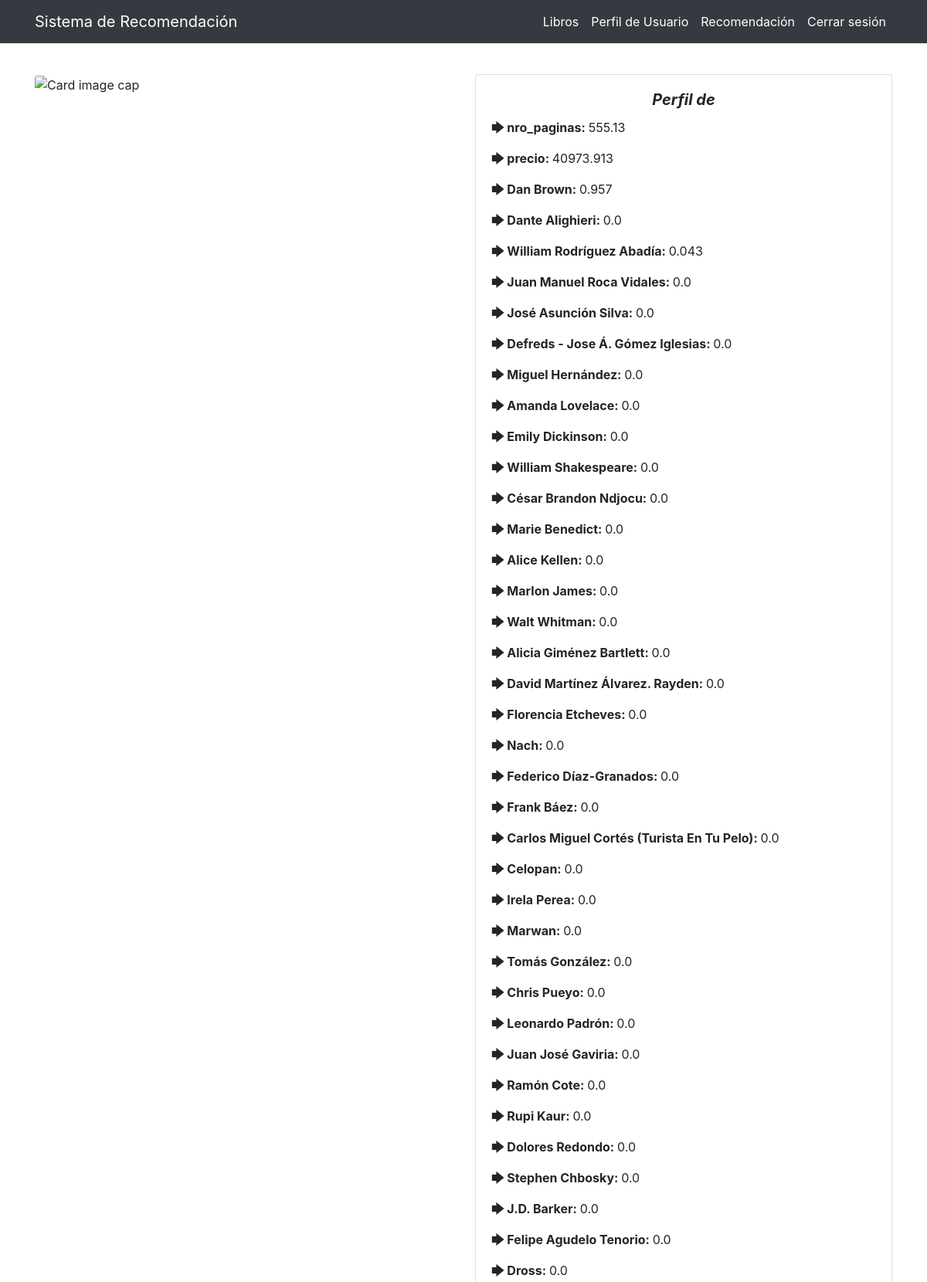
Page /libros/perfil-usuario/ (signed in, upper part) on the committed database.
### libros/models.py (models this page shows, shortened)
class Libro(models.Model):
    nombre = models.CharField(max_length=80)
    autor = models.CharField(max_length=80, null=True, blank=True)
    editorial = models.CharField(max_length=100, null=True, blank=True)
    nro_paginas = models.IntegerField(null=True, blank=True)
    precio = models.FloatField(null=True, blank=True)
    url = models.CharField(max_length=500, null=True, blank=True)
    observaciones = models.CharField(max_length=500, null=True, blank=True)
    estado = models.CharField(max_length=50, null=True, blank=True)
    link2 = models.CharField(max_length=500, null=True, blank=True)
    nombreautor = models.CharField(max_length=500, null=True, blank=True)

### libros/views.py (the view)
# urls.py: path('perfil-usuario/', VerPerfilUsuario.as_view(), name='perfil-usuario'),
@method_decorator([login_required], name='dispatch')
class VerPerfilUsuario(TemplateView):
    template_name = 'libros/perfil-usuario.html'
    def get_context_data(self, **kwargs):
        context = super(VerPerfilUsuario, self).get_context_data(**kwargs)
        if len(Calificacion.objects.filter(usuario = self.request.user)) != 0:
            context['perfil'] = get_user_profile(self.request.user)
        return context

### templates/libros/perfil-usuario.html (shortened to what this page needs)
{% extends 'base.html' %}
{% block content %}
{% if user.is_authenticated %}
<div class="container mt-5">
    <div class="row justify-content-center">
        <div class="col-sm-12 col-md-6">
            <img class="card-img-top" src="/static/img/profile.png" alt="Card image cap" style="width: 25rem;">
        </div>
        <div class="col-sm-12 col-md-6">
            <div class="card">
                <div class="card-body">
                    <h5 class="card-title font-weight-bold text-center"><em>Perfil de {{ user.first_name }}</em></h5>
                    {% if perfil %}
                        {% for p in perfil %}
                            <p><span class="font-weight-bold">🡆 {{ p.label }}: </span>{{ p.value }}</p>
                        {% endfor %}
                    {% endif %}
                </div>
            </div>
        </div>
    </div>
</div>
{% endif %}
{% endblock content %}

### rows in the picture
Libro: label "Dan Brown"
Libro: label "Dante Alighieri"
Libro: label "William Rodríguez Abadía"
Libro: label "Juan Manuel Roca Vidales"
Libro: label "José Asunción Silva"
Libro: label "Defreds - Jose Á. Gómez Iglesias"
Libro: label "Miguel Hernández"
Libro: label "Amanda Lovelace"
Libro: label "Emily Dickinson"
Libro: label "William Shakespeare"
Libro: label "César Brandon Ndjocu"
Libro: label "Marie Benedict"
Libro: label "Alice Kellen"
Libro: label "Marlon James"
Libro: label "Walt Whitman"
Libro: label "Alicia Giménez Bartlett"
Libro: label "David Martínez Álvarez. Rayden"
Libro: label "Florencia Etcheves"
Libro: label "Nach"
Libro: label "Federico Díaz-Granados"
Libro: label "Frank Báez"
Libro: label "Carlos Miguel Cortés (Turista En Tu Pelo)"
Libro: label "Celopan"
Libro: label "Irela Perea"
Libro: label "Marwan"
Libro: label "Tomás González"
Libro: label "Chris Pueyo"
Libro: label "Leonardo Padrón"
Libro: label "Juan José Gaviria"
Libro: label "Ramón Cote"
Libro: label "Rupi Kaur"
Libro: label "Dolores Redondo"
Libro: label "Stephen Chbosky"
Libro: label "J.D. Barker"
Libro: label "Felipe Agudelo Tenorio"
Libro: label "Dross"

### other values in the picture
{{ p.label }} "nro_paginas" "precio"
{{ p.value }} "555.13" "40973.913" "0.957" "0.0" "0.043" "0.0" "0.0" "0.0" "0.0" "0.0" "0.0" "0.0" "0.0" "0.0" "0.0" "0.0" "0.0" "0.0" "0.0" "0.0" "0.0" "0.0" "0.0" "0.0" "0.0" "0.0" "0.0" "0.0" "0.0" "0.0" "0.0" "0.0" "0.0" "0.0" "0.0" "0.0" "0.0" "0.0"
